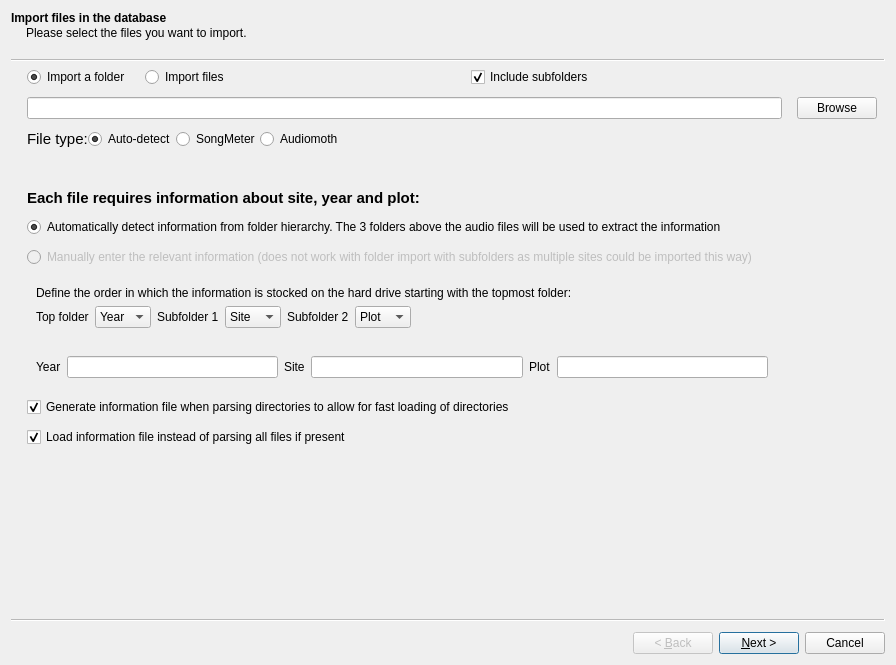
<?xml version="1.0" encoding="UTF-8"?>
<ui version="4.0">
 <class>FileImportWizard</class>
 <widget class="QWizard" name="FileImportWizard">
  <property name="enabled">
   <bool>true</bool>
  </property>
  <property name="geometry">
   <rect>
    <x>0</x>
    <y>0</y>
    <width>896</width>
    <height>665</height>
   </rect>
  </property>
  <property name="windowTitle">
   <string>File import wizard</string>
  </property>
  <widget class="QWizardPage" name="page1">
   <property name="title">
    <string>Import files in the database</string>
   </property>
   <property name="subTitle">
    <string>Please select the files you want to import.</string>
   </property>
   <widget class="QWidget" name="layoutWidget">
    <property name="geometry">
     <rect>
      <x>0</x>
      <y>0</y>
      <width>870</width>
      <height>461</height>
     </rect>
    </property>
    <layout class="QGridLayout" name="gridLayout">
     <property name="leftMargin">
      <number>10</number>
     </property>
     <property name="rightMargin">
      <number>10</number>
     </property>
     <property name="horizontalSpacing">
      <number>15</number>
     </property>
     <property name="verticalSpacing">
      <number>10</number>
     </property>
     <item row="3" column="0" colspan="4">
      <spacer name="verticalSpacer_2">
       <property name="orientation">
        <enum>Qt::Vertical</enum>
       </property>
       <property name="sizeType">
        <enum>QSizePolicy::Preferred</enum>
       </property>
       <property name="sizeHint" stdset="0">
        <size>
         <width>20</width>
         <height>30</height>
        </size>
       </property>
      </spacer>
     </item>
     <item row="11" column="0" colspan="4">
      <spacer name="verticalSpacer_3">
       <property name="orientation">
        <enum>Qt::Vertical</enum>
       </property>
       <property name="sizeType">
        <enum>QSizePolicy::Expanding</enum>
       </property>
       <property name="sizeHint" stdset="0">
        <size>
         <width>20</width>
         <height>40</height>
        </size>
       </property>
      </spacer>
     </item>
     <item row="5" column="0" colspan="4">
      <widget class="QRadioButton" name="radio_site_auto">
       <property name="sizePolicy">
        <sizepolicy hsizetype="Maximum" vsizetype="Fixed">
         <horstretch>0</horstretch>
         <verstretch>0</verstretch>
        </sizepolicy>
       </property>
       <property name="text">
        <string>Automatically detect information from folder hierarchy. The 3 folders above the audio files will be used to extract the information</string>
       </property>
       <property name="checked">
        <bool>true</bool>
       </property>
       <attribute name="buttonGroup">
        <string notr="true">radio_site_info</string>
       </attribute>
      </widget>
     </item>
     <item row="2" column="0" colspan="4">
      <layout class="QHBoxLayout" name="horizontalLayout_3">
       <property name="spacing">
        <number>0</number>
       </property>
       <item>
        <widget class="QLabel" name="label_3">
         <property name="sizePolicy">
          <sizepolicy hsizetype="Fixed" vsizetype="Fixed">
           <horstretch>0</horstretch>
           <verstretch>0</verstretch>
          </sizepolicy>
         </property>
         <property name="font">
          <font>
           <pointsize>11</pointsize>
           <weight>50</weight>
           <bold>false</bold>
          </font>
         </property>
         <property name="text">
          <string>File type:</string>
         </property>
         <property name="margin">
          <number>5</number>
         </property>
        </widget>
       </item>
       <item>
        <widget class="QRadioButton" name="radio_rec_auto">
         <property name="enabled">
          <bool>true</bool>
         </property>
         <property name="sizePolicy">
          <sizepolicy hsizetype="Maximum" vsizetype="Fixed">
           <horstretch>0</horstretch>
           <verstretch>0</verstretch>
          </sizepolicy>
         </property>
         <property name="text">
          <string>Auto-detect</string>
         </property>
         <property name="checked">
          <bool>true</bool>
         </property>
         <attribute name="buttonGroup">
          <string notr="true">radio_recorders</string>
         </attribute>
        </widget>
       </item>
       <item>
        <widget class="QRadioButton" name="radio_rec_sm">
         <property name="sizePolicy">
          <sizepolicy hsizetype="Maximum" vsizetype="Fixed">
           <horstretch>0</horstretch>
           <verstretch>0</verstretch>
          </sizepolicy>
         </property>
         <property name="text">
          <string>SongMeter</string>
         </property>
         <attribute name="buttonGroup">
          <string notr="true">radio_recorders</string>
         </attribute>
        </widget>
       </item>
       <item>
        <widget class="QRadioButton" name="radio_rec_am">
         <property name="sizePolicy">
          <sizepolicy hsizetype="Maximum" vsizetype="Fixed">
           <horstretch>0</horstretch>
           <verstretch>0</verstretch>
          </sizepolicy>
         </property>
         <property name="text">
          <string>Audiomoth</string>
         </property>
         <attribute name="buttonGroup">
          <string notr="true">radio_recorders</string>
         </attribute>
        </widget>
       </item>
       <item>
        <spacer name="horizontalSpacer_3">
         <property name="orientation">
          <enum>Qt::Horizontal</enum>
         </property>
         <property name="sizeHint" stdset="0">
          <size>
           <width>40</width>
           <height>20</height>
          </size>
         </property>
        </spacer>
       </item>
      </layout>
     </item>
     <item row="9" column="0" colspan="4">
      <widget class="QCheckBox" name="checkbox_save_info">
       <property name="text">
        <string>Generate information file when parsing directories to allow for fast loading of directories</string>
       </property>
       <property name="checked">
        <bool>true</bool>
       </property>
      </widget>
     </item>
     <item row="4" column="0" colspan="3">
      <widget class="QLabel" name="label_9">
       <property name="sizePolicy">
        <sizepolicy hsizetype="Preferred" vsizetype="Maximum">
         <horstretch>0</horstretch>
         <verstretch>0</verstretch>
        </sizepolicy>
       </property>
       <property name="font">
        <font>
         <pointsize>11</pointsize>
         <weight>75</weight>
         <bold>true</bold>
        </font>
       </property>
       <property name="text">
        <string>Each file requires information about site, year and plot:</string>
       </property>
      </widget>
     </item>
     <item row="1" column="0" colspan="3">
      <widget class="QLineEdit" name="input_src_path">
       <property name="sizePolicy">
        <sizepolicy hsizetype="Preferred" vsizetype="Fixed">
         <horstretch>0</horstretch>
         <verstretch>0</verstretch>
        </sizepolicy>
       </property>
       <property name="maximumSize">
        <size>
         <width>16777215</width>
         <height>16777215</height>
        </size>
       </property>
      </widget>
     </item>
     <item row="0" column="0">
      <widget class="QRadioButton" name="radio_folder">
       <property name="sizePolicy">
        <sizepolicy hsizetype="Maximum" vsizetype="Fixed">
         <horstretch>0</horstretch>
         <verstretch>0</verstretch>
        </sizepolicy>
       </property>
       <property name="text">
        <string>Import a folder</string>
       </property>
       <property name="checked">
        <bool>true</bool>
       </property>
       <attribute name="buttonGroup">
        <string notr="true">radio_is_folder</string>
       </attribute>
      </widget>
     </item>
     <item row="0" column="2" colspan="2">
      <widget class="QCheckBox" name="checkbox_subfolders">
       <property name="sizePolicy">
        <sizepolicy hsizetype="Preferred" vsizetype="Fixed">
         <horstretch>0</horstretch>
         <verstretch>0</verstretch>
        </sizepolicy>
       </property>
       <property name="text">
        <string>Include subfolders</string>
       </property>
       <property name="checked">
        <bool>true</bool>
       </property>
      </widget>
     </item>
     <item row="8" column="0" colspan="4">
      <widget class="QWidget" name="site_manual" native="true">
       <property name="sizePolicy">
        <sizepolicy hsizetype="Preferred" vsizetype="Maximum">
         <horstretch>0</horstretch>
         <verstretch>0</verstretch>
        </sizepolicy>
       </property>
       <layout class="QHBoxLayout" name="horizontalLayout">
        <item>
         <widget class="QLabel" name="label_8">
          <property name="sizePolicy">
           <sizepolicy hsizetype="Maximum" vsizetype="Fixed">
            <horstretch>0</horstretch>
            <verstretch>0</verstretch>
           </sizepolicy>
          </property>
          <property name="text">
           <string>Year</string>
          </property>
         </widget>
        </item>
        <item>
         <widget class="QLineEdit" name="input_year">
          <property name="sizePolicy">
           <sizepolicy hsizetype="Preferred" vsizetype="Fixed">
            <horstretch>0</horstretch>
            <verstretch>0</verstretch>
           </sizepolicy>
          </property>
         </widget>
        </item>
        <item>
         <widget class="QLabel" name="label">
          <property name="sizePolicy">
           <sizepolicy hsizetype="Maximum" vsizetype="Fixed">
            <horstretch>0</horstretch>
            <verstretch>0</verstretch>
           </sizepolicy>
          </property>
          <property name="text">
           <string>Site</string>
          </property>
         </widget>
        </item>
        <item>
         <widget class="QLineEdit" name="input_site">
          <property name="sizePolicy">
           <sizepolicy hsizetype="Preferred" vsizetype="Fixed">
            <horstretch>0</horstretch>
            <verstretch>0</verstretch>
           </sizepolicy>
          </property>
         </widget>
        </item>
        <item>
         <widget class="QLabel" name="label_4">
          <property name="sizePolicy">
           <sizepolicy hsizetype="Maximum" vsizetype="Fixed">
            <horstretch>0</horstretch>
            <verstretch>0</verstretch>
           </sizepolicy>
          </property>
          <property name="text">
           <string>Plot</string>
          </property>
         </widget>
        </item>
        <item>
         <widget class="QLineEdit" name="input_plot">
          <property name="sizePolicy">
           <sizepolicy hsizetype="Preferred" vsizetype="Fixed">
            <horstretch>0</horstretch>
            <verstretch>0</verstretch>
           </sizepolicy>
          </property>
         </widget>
        </item>
        <item>
         <spacer name="horizontalSpacer">
          <property name="orientation">
           <enum>Qt::Horizontal</enum>
          </property>
          <property name="sizeType">
           <enum>QSizePolicy::Minimum</enum>
          </property>
          <property name="sizeHint" stdset="0">
           <size>
            <width>100</width>
            <height>20</height>
           </size>
          </property>
         </spacer>
        </item>
       </layout>
      </widget>
     </item>
     <item row="7" column="0" colspan="4">
      <widget class="QWidget" name="site_auto" native="true">
       <property name="sizePolicy">
        <sizepolicy hsizetype="Preferred" vsizetype="Maximum">
         <horstretch>0</horstretch>
         <verstretch>0</verstretch>
        </sizepolicy>
       </property>
       <layout class="QGridLayout" name="gridLayout_2">
        <property name="sizeConstraint">
         <enum>QLayout::SetMinimumSize</enum>
        </property>
        <property name="leftMargin">
         <number>9</number>
        </property>
        <property name="topMargin">
         <number>9</number>
        </property>
        <property name="rightMargin">
         <number>9</number>
        </property>
        <property name="bottomMargin">
         <number>9</number>
        </property>
        <item row="1" column="0">
         <widget class="QLabel" name="label_2">
          <property name="sizePolicy">
           <sizepolicy hsizetype="Maximum" vsizetype="Maximum">
            <horstretch>0</horstretch>
            <verstretch>0</verstretch>
           </sizepolicy>
          </property>
          <property name="text">
           <string>Define the order in which the information is stocked on the hard drive starting with the topmost folder:</string>
          </property>
         </widget>
        </item>
        <item row="2" column="0">
         <layout class="QHBoxLayout" name="horizontalLayout_2">
          <property name="sizeConstraint">
           <enum>QLayout::SetMinimumSize</enum>
          </property>
          <item>
           <widget class="QLabel" name="label_5">
            <property name="sizePolicy">
             <sizepolicy hsizetype="Maximum" vsizetype="Fixed">
              <horstretch>0</horstretch>
              <verstretch>0</verstretch>
             </sizepolicy>
            </property>
            <property name="text">
             <string>Top folder</string>
            </property>
           </widget>
          </item>
          <item>
           <widget class="QComboBox" name="combo_idx_3">
            <property name="sizePolicy">
             <sizepolicy hsizetype="Maximum" vsizetype="Fixed">
              <horstretch>0</horstretch>
              <verstretch>0</verstretch>
             </sizepolicy>
            </property>
            <item>
             <property name="text">
              <string>Year</string>
             </property>
            </item>
            <item>
             <property name="text">
              <string>Site</string>
             </property>
            </item>
            <item>
             <property name="text">
              <string>Plot</string>
             </property>
            </item>
           </widget>
          </item>
          <item>
           <widget class="QLabel" name="label_7">
            <property name="sizePolicy">
             <sizepolicy hsizetype="Maximum" vsizetype="Fixed">
              <horstretch>0</horstretch>
              <verstretch>0</verstretch>
             </sizepolicy>
            </property>
            <property name="text">
             <string>Subfolder 1</string>
            </property>
           </widget>
          </item>
          <item>
           <widget class="QComboBox" name="combo_idx_2">
            <property name="sizePolicy">
             <sizepolicy hsizetype="Maximum" vsizetype="Fixed">
              <horstretch>0</horstretch>
              <verstretch>0</verstretch>
             </sizepolicy>
            </property>
            <property name="currentIndex">
             <number>1</number>
            </property>
            <item>
             <property name="text">
              <string>Year</string>
             </property>
            </item>
            <item>
             <property name="text">
              <string>Site</string>
             </property>
            </item>
            <item>
             <property name="text">
              <string>Plot</string>
             </property>
            </item>
           </widget>
          </item>
          <item>
           <widget class="QLabel" name="label_6">
            <property name="sizePolicy">
             <sizepolicy hsizetype="Maximum" vsizetype="Fixed">
              <horstretch>0</horstretch>
              <verstretch>0</verstretch>
             </sizepolicy>
            </property>
            <property name="text">
             <string>Subfolder 2</string>
            </property>
           </widget>
          </item>
          <item>
           <widget class="QComboBox" name="combo_idx_1">
            <property name="sizePolicy">
             <sizepolicy hsizetype="Maximum" vsizetype="Fixed">
              <horstretch>0</horstretch>
              <verstretch>0</verstretch>
             </sizepolicy>
            </property>
            <property name="currentIndex">
             <number>2</number>
            </property>
            <item>
             <property name="text">
              <string>Year</string>
             </property>
            </item>
            <item>
             <property name="text">
              <string>Site</string>
             </property>
            </item>
            <item>
             <property name="text">
              <string>Plot</string>
             </property>
            </item>
           </widget>
          </item>
          <item>
           <spacer name="horizontalSpacer_2">
            <property name="orientation">
             <enum>Qt::Horizontal</enum>
            </property>
            <property name="sizeHint" stdset="0">
             <size>
              <width>40</width>
              <height>20</height>
             </size>
            </property>
           </spacer>
          </item>
         </layout>
        </item>
       </layout>
      </widget>
     </item>
     <item row="6" column="0" colspan="4">
      <widget class="QRadioButton" name="radio_site_manual">
       <property name="enabled">
        <bool>false</bool>
       </property>
       <property name="text">
        <string>Manually enter the relevant information (does not work with folder import with subfolders as multiple sites could be imported this way)</string>
       </property>
       <attribute name="buttonGroup">
        <string notr="true">radio_site_info</string>
       </attribute>
      </widget>
     </item>
     <item row="0" column="1">
      <widget class="QRadioButton" name="radio_file">
       <property name="sizePolicy">
        <sizepolicy hsizetype="Preferred" vsizetype="Fixed">
         <horstretch>0</horstretch>
         <verstretch>0</verstretch>
        </sizepolicy>
       </property>
       <property name="minimumSize">
        <size>
         <width>0</width>
         <height>0</height>
        </size>
       </property>
       <property name="text">
        <string>Import files</string>
       </property>
       <property name="checked">
        <bool>false</bool>
       </property>
       <attribute name="buttonGroup">
        <string notr="true">radio_is_folder</string>
       </attribute>
      </widget>
     </item>
     <item row="10" column="0" colspan="4">
      <widget class="QCheckBox" name="checkbox_load_info">
       <property name="text">
        <string>Load information file instead of parsing all files if present</string>
       </property>
       <property name="checked">
        <bool>true</bool>
       </property>
      </widget>
     </item>
     <item row="1" column="3">
      <widget class="QPushButton" name="btn_browse_src">
       <property name="sizePolicy">
        <sizepolicy hsizetype="Maximum" vsizetype="Fixed">
         <horstretch>0</horstretch>
         <verstretch>0</verstretch>
        </sizepolicy>
       </property>
       <property name="text">
        <string>Browse</string>
       </property>
      </widget>
     </item>
    </layout>
   </widget>
  </widget>
  <widget class="QWizardPage" name="page2">
   <property name="title">
    <string>Review selected files</string>
   </property>
   <property name="subTitle">
    <string>Here you can see what files have been selected and what information will be imported into the database</string>
   </property>
   <widget class="QWidget" name="gridLayoutWidget">
    <property name="geometry">
     <rect>
      <x>0</x>
      <y>0</y>
      <width>861</width>
      <height>501</height>
     </rect>
    </property>
    <layout class="QGridLayout" name="gridLayout_3">
     <item row="2" column="0">
      <widget class="QLabel" name="lbl_status">
       <property name="sizePolicy">
        <sizepolicy hsizetype="Preferred" vsizetype="Fixed">
         <horstretch>0</horstretch>
         <verstretch>0</verstretch>
        </sizepolicy>
       </property>
       <property name="text">
        <string/>
       </property>
      </widget>
     </item>
     <item row="0" column="0">
      <spacer name="verticalSpacer">
       <property name="orientation">
        <enum>Qt::Vertical</enum>
       </property>
       <property name="sizeType">
        <enum>QSizePolicy::Fixed</enum>
       </property>
       <property name="sizeHint" stdset="0">
        <size>
         <width>20</width>
         <height>10</height>
        </size>
       </property>
      </spacer>
     </item>
     <item row="3" column="0">
      <widget class="DataFrameTableView" name="table_files">
       <property name="sizeAdjustPolicy">
        <enum>QAbstractScrollArea::AdjustToContents</enum>
       </property>
       <property name="selectionMode">
        <enum>QAbstractItemView::ContiguousSelection</enum>
       </property>
       <property name="sortingEnabled">
        <bool>true</bool>
       </property>
       <attribute name="horizontalHeaderStretchLastSection">
        <bool>true</bool>
       </attribute>
       <attribute name="verticalHeaderVisible">
        <bool>false</bool>
       </attribute>
      </widget>
     </item>
    </layout>
   </widget>
  </widget>
  <widget class="QWizardPage" name="page3">
   <property name="title">
    <string>File management options</string>
   </property>
   <property name="subTitle">
    <string>Please select additional import options</string>
   </property>
   <widget class="QWidget" name="gridLayoutWidget_2">
    <property name="geometry">
     <rect>
      <x>0</x>
      <y>0</y>
      <width>861</width>
      <height>543</height>
     </rect>
    </property>
    <layout class="QGridLayout" name="gridLayout_4">
     <item row="1" column="0" colspan="2">
      <spacer name="verticalSpacer_5">
       <property name="orientation">
        <enum>Qt::Vertical</enum>
       </property>
       <property name="sizeType">
        <enum>QSizePolicy::Fixed</enum>
       </property>
       <property name="sizeHint" stdset="0">
        <size>
         <width>20</width>
         <height>10</height>
        </size>
       </property>
      </spacer>
     </item>
     <item row="8" column="0" colspan="2">
      <spacer name="verticalSpacer_4">
       <property name="orientation">
        <enum>Qt::Vertical</enum>
       </property>
       <property name="sizeType">
        <enum>QSizePolicy::Expanding</enum>
       </property>
       <property name="sizeHint" stdset="0">
        <size>
         <width>20</width>
         <height>40</height>
        </size>
       </property>
      </spacer>
     </item>
     <item row="3" column="0">
      <widget class="QCheckBox" name="checkbox_rename">
       <property name="text">
        <string>Rename files (files will be renamed with the following convention: SITE-ABBREV_PLOT_yyyy-MM-dd_hh:mm:ss)</string>
       </property>
       <property name="checked">
        <bool>true</bool>
       </property>
      </widget>
     </item>
     <item row="0" column="0" colspan="2">
      <widget class="QLabel" name="label_11">
       <property name="text">
        <string>&lt;html&gt;&lt;head/&gt;&lt;body&gt;&lt;p&gt;&lt;span style=&quot; font-weight:600;&quot;&gt;IMPORTANT&lt;/span&gt;: All .wac files (SongMeter SM2 files) will be converted to .wav files to allow for easy analysis. By default, these files will be&lt;br/&gt;created in the original folder and the original .wac files will be compressed in a zip archive.&lt;/p&gt;&lt;/body&gt;&lt;/html&gt;</string>
       </property>
      </widget>
     </item>
     <item row="6" column="0" colspan="2">
      <widget class="QWidget" name="move_options" native="true">
       <layout class="QGridLayout" name="gridLayout_7">
        <item row="1" column="0">
         <widget class="QRadioButton" name="radio_new_folder">
          <property name="text">
           <string>Select new destination folder</string>
          </property>
          <property name="checked">
           <bool>true</bool>
          </property>
          <attribute name="buttonGroup">
           <string notr="true">radio_destination</string>
          </attribute>
         </widget>
        </item>
        <item row="4" column="0">
         <widget class="QRadioButton" name="radio_data_source">
          <property name="enabled">
           <bool>false</bool>
          </property>
          <property name="text">
           <string>Select existing data source</string>
          </property>
          <property name="checked">
           <bool>false</bool>
          </property>
          <attribute name="buttonGroup">
           <string notr="true">radio_destination</string>
          </attribute>
         </widget>
        </item>
        <item row="5" column="0" colspan="4">
         <widget class="QComboBox" name="combo_datasource">
          <property name="enabled">
           <bool>false</bool>
          </property>
         </widget>
        </item>
        <item row="0" column="0">
         <widget class="QLabel" name="label_12">
          <property name="text">
           <string>&lt;b&gt;Select destination folder&lt;/b&gt;</string>
          </property>
         </widget>
        </item>
        <item row="6" column="0">
         <widget class="QCheckBox" name="checkbox_overwrite">
          <property name="text">
           <string>Overwrite existing files</string>
          </property>
          <property name="checked">
           <bool>true</bool>
          </property>
         </widget>
        </item>
        <item row="2" column="3">
         <widget class="QPushButton" name="btn_browse_dest">
          <property name="sizePolicy">
           <sizepolicy hsizetype="Maximum" vsizetype="Fixed">
            <horstretch>0</horstretch>
            <verstretch>0</verstretch>
           </sizepolicy>
          </property>
          <property name="text">
           <string>Browse...</string>
          </property>
         </widget>
        </item>
        <item row="2" column="0" colspan="3">
         <widget class="QLineEdit" name="input_dest_path"/>
        </item>
        <item row="3" column="1">
         <widget class="QLabel" name="label_14">
          <property name="enabled">
           <bool>false</bool>
          </property>
          <property name="sizePolicy">
           <sizepolicy hsizetype="Maximum" vsizetype="Preferred">
            <horstretch>0</horstretch>
            <verstretch>0</verstretch>
           </sizepolicy>
          </property>
          <property name="text">
           <string>Data source name</string>
          </property>
         </widget>
        </item>
        <item row="3" column="2">
         <widget class="QLineEdit" name="input_datasource">
          <property name="enabled">
           <bool>false</bool>
          </property>
         </widget>
        </item>
        <item row="3" column="0">
         <widget class="QCheckBox" name="checkbox_new_datasource">
          <property name="enabled">
           <bool>false</bool>
          </property>
          <property name="sizePolicy">
           <sizepolicy hsizetype="Maximum" vsizetype="Fixed">
            <horstretch>0</horstretch>
            <verstretch>0</verstretch>
           </sizepolicy>
          </property>
          <property name="text">
           <string>Add new destination as data source</string>
          </property>
         </widget>
        </item>
       </layout>
      </widget>
     </item>
     <item row="3" column="1">
      <spacer name="horizontalSpacer_4">
       <property name="orientation">
        <enum>Qt::Horizontal</enum>
       </property>
       <property name="sizeType">
        <enum>QSizePolicy::Preferred</enum>
       </property>
       <property name="sizeHint" stdset="0">
        <size>
         <width>40</width>
         <height>20</height>
        </size>
       </property>
      </spacer>
     </item>
     <item row="5" column="0">
      <widget class="QCheckBox" name="checkbox_move">
       <property name="text">
        <string>Move files</string>
       </property>
       <property name="checked">
        <bool>false</bool>
       </property>
      </widget>
     </item>
     <item row="4" column="0">
      <widget class="QCheckBox" name="checkbox_link">
       <property name="text">
        <string>Create links to files instead of renaming</string>
       </property>
       <property name="checked">
        <bool>true</bool>
       </property>
      </widget>
     </item>
     <item row="7" column="0" colspan="2">
      <widget class="QGroupBox" name="compression_options">
       <property name="enabled">
        <bool>true</bool>
       </property>
       <property name="title">
        <string>Compression options</string>
       </property>
       <layout class="QGridLayout" name="gridLayout_5">
        <item row="2" column="2">
         <widget class="QRadioButton" name="radio_zip">
          <property name="text">
           <string>ZIP</string>
          </property>
          <attribute name="buttonGroup">
           <string notr="true">radio_compression</string>
          </attribute>
         </widget>
        </item>
        <item row="2" column="1">
         <widget class="QRadioButton" name="radio_7z">
          <property name="text">
           <string>7z (Recommended)</string>
          </property>
          <property name="checked">
           <bool>true</bool>
          </property>
          <attribute name="buttonGroup">
           <string notr="true">radio_compression</string>
          </attribute>
         </widget>
        </item>
        <item row="2" column="0">
         <widget class="QLabel" name="label_10">
          <property name="sizePolicy">
           <sizepolicy hsizetype="Maximum" vsizetype="Preferred">
            <horstretch>0</horstretch>
            <verstretch>0</verstretch>
           </sizepolicy>
          </property>
          <property name="text">
           <string>Use the following compression format:</string>
          </property>
         </widget>
        </item>
        <item row="2" column="3">
         <widget class="QRadioButton" name="radio_tar">
          <property name="text">
           <string>tar</string>
          </property>
          <attribute name="buttonGroup">
           <string notr="true">radio_compression</string>
          </attribute>
         </widget>
        </item>
        <item row="1" column="0">
         <widget class="QCheckBox" name="checkbox_archive">
          <property name="text">
           <string>Create a compressed archive of the files</string>
          </property>
         </widget>
        </item>
        <item row="0" column="0">
         <widget class="QCheckBox" name="checkbox_flac">
          <property name="text">
           <string>Compress wav files to FLAC</string>
          </property>
         </widget>
        </item>
       </layout>
      </widget>
     </item>
     <item row="2" column="0">
      <widget class="QCheckBox" name="checkbox_reimport">
       <property name="text">
        <string>Re-import files that already exist in database</string>
       </property>
      </widget>
     </item>
    </layout>
   </widget>
  </widget>
  <widget class="QWizardPage" name="page4">
   <property name="title">
    <string>Summary</string>
   </property>
   <property name="subTitle">
    <string>Please review the selected options</string>
   </property>
   <widget class="QWidget" name="gridLayoutWidget_3">
    <property name="geometry">
     <rect>
      <x>9</x>
      <y>-1</y>
      <width>851</width>
      <height>531</height>
     </rect>
    </property>
    <layout class="QGridLayout" name="gridLayout_8">
     <item row="0" column="0">
      <widget class="QLabel" name="label_13">
       <property name="text">
        <string>&lt;html&gt;&lt;head/&gt;&lt;body&gt;&lt;p&gt;Please make sure everything is in order before clicking on &lt;span style=&quot; font-style:italic;&quot;&gt;Finish&lt;/span&gt; because changes &lt;span style=&quot; font-weight:600;&quot;&gt;WILL BE IRREVERSIBLE !!!&lt;/span&gt;&lt;/p&gt;&lt;/body&gt;&lt;/html&gt;</string>
       </property>
      </widget>
     </item>
     <item row="1" column="0">
      <spacer name="verticalSpacer_6">
       <property name="orientation">
        <enum>Qt::Vertical</enum>
       </property>
       <property name="sizeType">
        <enum>QSizePolicy::Fixed</enum>
       </property>
       <property name="sizeHint" stdset="0">
        <size>
         <width>20</width>
         <height>20</height>
        </size>
       </property>
      </spacer>
     </item>
     <item row="2" column="0">
      <widget class="QTextEdit" name="details_console"/>
     </item>
    </layout>
   </widget>
  </widget>
  <widget class="QWizardPage" name="page5">
   <property name="title">
    <string>Performing file manipulation and import</string>
   </property>
   <property name="subTitle">
    <string>We are now converting/moving/renaming and importing the selected files</string>
   </property>
   <widget class="QWidget" name="gridLayoutWidget_4">
    <property name="geometry">
     <rect>
      <x>0</x>
      <y>0</y>
      <width>861</width>
      <height>521</height>
     </rect>
    </property>
    <layout class="QGridLayout" name="gridLayout_6">
     <item row="1" column="1" colspan="2">
      <widget class="QLabel" name="lbl_removing">
       <property name="enabled">
        <bool>false</bool>
       </property>
       <property name="text">
        <string>Compressing and removing wac files</string>
       </property>
       <property name="alignment">
        <set>Qt::AlignLeading|Qt::AlignLeft|Qt::AlignVCenter</set>
       </property>
      </widget>
     </item>
     <item row="0" column="0">
      <spacer name="horizontalSpacer_5">
       <property name="orientation">
        <enum>Qt::Horizontal</enum>
       </property>
       <property name="sizeType">
        <enum>QSizePolicy::Fixed</enum>
       </property>
       <property name="sizeHint" stdset="0">
        <size>
         <width>100</width>
         <height>20</height>
        </size>
       </property>
      </spacer>
     </item>
     <item row="8" column="1">
      <widget class="QCheckBox" name="checkbox_done">
       <property name="text">
        <string/>
       </property>
      </widget>
     </item>
     <item row="7" column="1" colspan="2">
      <spacer name="spacer">
       <property name="orientation">
        <enum>Qt::Vertical</enum>
       </property>
       <property name="sizeType">
        <enum>QSizePolicy::Preferred</enum>
       </property>
       <property name="sizeHint" stdset="0">
        <size>
         <width>20</width>
         <height>40</height>
        </size>
       </property>
      </spacer>
     </item>
     <item row="2" column="1" colspan="2">
      <widget class="QLabel" name="lbl_renaming">
       <property name="enabled">
        <bool>false</bool>
       </property>
       <property name="text">
        <string>Renaming and moving audio files</string>
       </property>
      </widget>
     </item>
     <item row="0" column="1" colspan="2">
      <widget class="QLabel" name="lbl_converting">
       <property name="layoutDirection">
        <enum>Qt::LeftToRight</enum>
       </property>
       <property name="text">
        <string>Converting WAC files to wav</string>
       </property>
       <property name="alignment">
        <set>Qt::AlignLeading|Qt::AlignLeft|Qt::AlignVCenter</set>
       </property>
      </widget>
     </item>
     <item row="5" column="1" colspan="2">
      <widget class="QProgressBar" name="progress_bar">
       <property name="value">
        <number>0</number>
       </property>
      </widget>
     </item>
     <item row="4" column="1" colspan="2">
      <spacer name="verticalSpacer_8">
       <property name="orientation">
        <enum>Qt::Vertical</enum>
       </property>
       <property name="sizeType">
        <enum>QSizePolicy::Fixed</enum>
       </property>
       <property name="sizeHint" stdset="0">
        <size>
         <width>20</width>
         <height>40</height>
        </size>
       </property>
      </spacer>
     </item>
     <item row="6" column="1">
      <widget class="QTextEdit" name="log_console"/>
     </item>
     <item row="3" column="1">
      <widget class="QLabel" name="lbl_saving">
       <property name="enabled">
        <bool>false</bool>
       </property>
       <property name="text">
        <string>Saving files in database</string>
       </property>
      </widget>
     </item>
    </layout>
   </widget>
  </widget>
 </widget>
 <customwidgets>
  <customwidget>
   <class>DataFrameTableView</class>
   <extends>QTableView</extends>
   <header>gui.widgets.common.table.dataframe_table_view.h</header>
  </customwidget>
 </customwidgets>
 <resources/>
 <connections/>
 <buttongroups>
  <buttongroup name="radio_destination"/>
  <buttongroup name="radio_is_folder"/>
  <buttongroup name="radio_recorders"/>
  <buttongroup name="radio_site_info"/>
  <buttongroup name="radio_compression"/>
 </buttongroups>
</ui>
